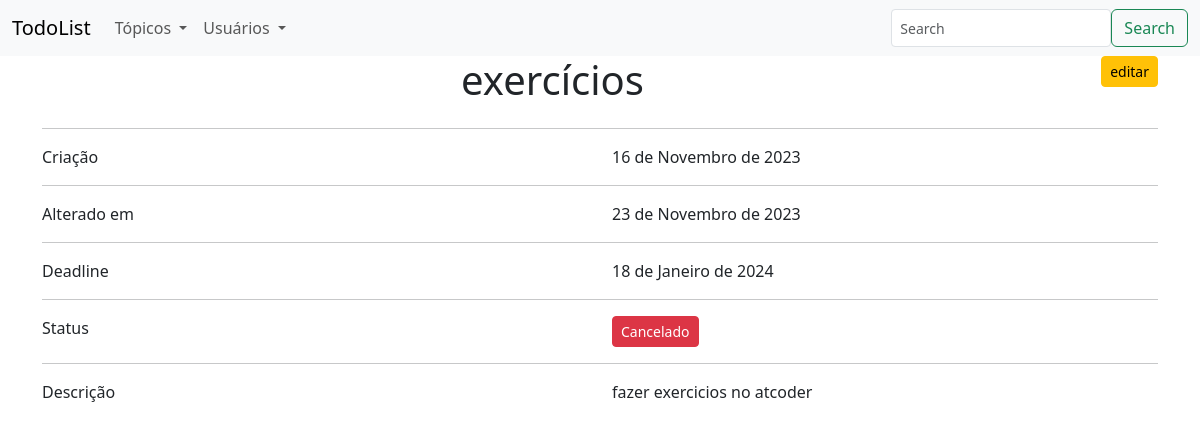
The app's page /todolist/topico/details/1/ (signed in) with its own data.
### todolist/models.py (models this page shows, shortened)
class Topico(models.Model):
    name = models.CharField(max_length = 255)
    description = models.TextField()
    deadline = models.DateField(default = timezone.now)
    start = models.DateField(auto_now_add = True)
    updatedAt = models.DateField(auto_now = True)
    user = models.ForeignKey(User, on_delete = models.CASCADE)
    status_choices = [
        ("completed", "completed"),
        ("ongoing", "ongoing"),
        ("canceled", "canceled")
    ]
    status = models.CharField(choices=status_choices, default="ongoing", max_length=50)

### todolist/topicos_views.py (the view)
# urls.py: path('details/<int:key>/', topicos_views.details, name = 'topico.details'),
@login_required(login_url = '/todolist/login/')
@require_http_methods(['GET'])
def details(request, key):
    topico = Topico.objects.get(pk = key)
    params = {
        'active': True,
        'topico': topico
    }
    return render(request, 'topico/details.html', params)

### todolist/templates/topico/details.html (shortened to what this page needs)
{% extends "base.html" %}
{% load static %}
{% block 'main' %}
<div class = "container">
    <div class = "row">
        <div class = "col">
            <h1 class="text-center">{{topico.name}}
            </h1>
        </div>
        <div class = "col text-end col-sm-1">
            <a href = "{% url 'topico.edit' topico.pk %}" class = "btn btn-sm btn-warning">editar</a>
        </div>
    </div>
    <hr>
    <div class = "row">
        <div class = "col">
            Criação
        </div>
        <div class = "col">
            {{topico.start}}
        </div>
    </div>
    <hr>
    <div class = "row">
        <div class = "col">
            Alterado em
        </div>
        <div class = "col">
            {{topico.updatedAt}}
        </div>
    </div>
    <hr>
    <div class = "row">
        <div class = "col">
            Deadline
        </div>
        <div class = "col">
            {{topico.deadline}}
        </div>
    </div>
    <hr>
    <div class = "row">
        <div class = "col">
            Status
        </div>
        <div class = "col">
            {% if topico.status == 'completed' %}
            <td><a href = "#" class = "btn btn-sm btn-primary">Completado</a></td>
            {% elif topico.status == 'ongoing'%}
            <td><a href = "#" class = "btn btn-sm btn-success">Em andamento</a></td>
            {% else %}
            <td><a href = "#" class = "btn btn-sm btn-danger">Cancelado</a></td>
            {% endif %}
        </div>
    </div>
    <hr>
    <div class = "row">
        <div class = "col">
            Descrição
        </div>
        <div class = "col">
            <p>
                {{topico.description}}
            </p>
        </div>
    </div>
</div>
{% endblock %}

### records on screen
Topico: name "exercícios", start "16 de Novembro de 2023", updatedAt "23 de Novembro de 2023", deadline "18 de Janeiro de 2024", description "fazer exercicios no atcoder"
